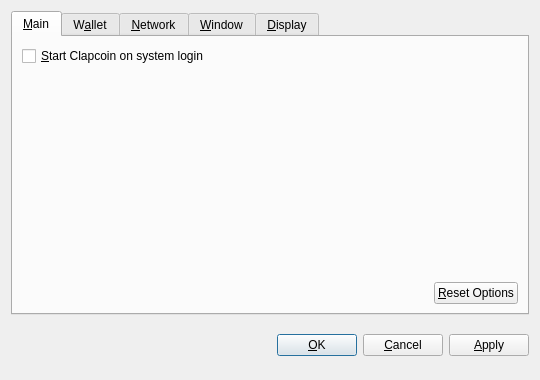
<?xml version="1.0" encoding="UTF-8"?>
<ui version="4.0">
 <class>OptionsDialog</class>
 <widget class="QDialog" name="OptionsDialog">
  <property name="geometry">
   <rect>
    <x>0</x>
    <y>0</y>
    <width>540</width>
    <height>380</height>
   </rect>
  </property>
  <property name="windowTitle">
   <string>Options</string>
  </property>
  <property name="modal">
   <bool>true</bool>
  </property>
  <layout class="QVBoxLayout" name="verticalLayout">
   <item>
    <widget class="QTabWidget" name="tabWidget">
     <property name="tabPosition">
      <enum>QTabWidget::North</enum>
     </property>
     <property name="currentIndex">
      <number>0</number>
     </property>
     <widget class="QWidget" name="tabMain">
      <attribute name="title">
       <string>&amp;Main</string>
      </attribute>
      <layout class="QVBoxLayout" name="verticalLayout_Main">
       <item>
        <widget class="QCheckBox" name="bitcoinAtStartup">
         <property name="toolTip">
          <string>Automatically start Clapcoin after logging in to the system.</string>
         </property>
         <property name="text">
          <string>&amp;Start Clapcoin on system login</string>
         </property>
        </widget>
       </item>
       <item>
        <spacer name="verticalSpacer_Main">
         <property name="orientation">
          <enum>Qt::Vertical</enum>
         </property>
         <property name="sizeHint" stdset="0">
          <size>
           <width>20</width>
           <height>40</height>
          </size>
         </property>
        </spacer>
       </item>
       <item>
        <layout class="QHBoxLayout" name="horizontalLayout_2_Main">
         <item>
          <spacer name="horizontalSpacer_2_Main">
           <property name="orientation">
            <enum>Qt::Horizontal</enum>
           </property>
           <property name="sizeHint" stdset="0">
            <size>
             <width>40</width>
             <height>20</height>
            </size>
           </property>
          </spacer>
         </item>
         <item>
          <widget class="QPushButton" name="resetButton">
           <property name="toolTip">
            <string>Reset all client options to default.</string>
           </property>
           <property name="text">
            <string>&amp;Reset Options</string>
           </property>
           <property name="autoDefault">
            <bool>false</bool>
           </property>
          </widget>
         </item>
        </layout>
       </item>
      </layout>
     </widget>
     <widget class="QWidget" name="tabWallet">
      <attribute name="title">
       <string>W&amp;allet</string>
      </attribute>
      <layout class="QVBoxLayout" name="verticalLayout_Network">
       <item>
        <widget class="QLabel" name="transactionFeeInfoLabel">
         <property name="text">
          <string>Optional transaction fee per kB that helps make sure your transactions are processed quickly. Most transactions are 1 kB.</string>
         </property>
         <property name="textFormat">
          <enum>Qt::PlainText</enum>
         </property>
         <property name="wordWrap">
          <bool>true</bool>
         </property>
        </widget>
       </item>
       <item>
        <layout class="QHBoxLayout" name="horizontalLayout_1_Main">
         <item>
          <widget class="QLabel" name="transactionFeeLabel">
           <property name="text">
            <string>Pay transaction &amp;fee</string>
           </property>
           <property name="textFormat">
            <enum>Qt::PlainText</enum>
           </property>
           <property name="buddy">
            <cstring>transactionFee</cstring>
           </property>
          </widget>
         </item>
         <item>
          <widget class="BitcoinAmountField" name="transactionFee"/>
         </item>
         <item>
          <spacer name="horizontalSpacer_1_Main">
           <property name="orientation">
            <enum>Qt::Horizontal</enum>
           </property>
           <property name="sizeHint" stdset="0">
            <size>
             <width>40</width>
             <height>20</height>
            </size>
           </property>
          </spacer>
         </item>
        </layout>
       </item>
       <item>
        <widget class="QLabel" name="label">
         <property name="text">
          <string>If you disable the spending of unconfirmed change, the change from a transaction cannot be used until that transaction has at least one confirmation. This also affects how your balance is computed.</string>
         </property>
         <property name="wordWrap">
          <bool>true</bool>
         </property>
        </widget>
       </item>
       <item>
        <widget class="QCheckBox" name="spendZeroConfChange">
         <property name="text">
          <string>Spend unconfirmed change  (experts only)</string>
         </property>
        </widget>
       </item>
       <item>
        <spacer name="verticalSpacer">
         <property name="orientation">
          <enum>Qt::Vertical</enum>
         </property>
         <property name="sizeHint" stdset="0">
          <size>
           <width>20</width>
           <height>40</height>
          </size>
         </property>
        </spacer>
       </item>
      </layout>
     </widget>
     <widget class="QWidget" name="tabNetwork">
      <attribute name="title">
       <string>&amp;Network</string>
      </attribute>
      <layout class="QVBoxLayout" name="verticalLayout_Network">
       <item>
        <widget class="QCheckBox" name="mapPortUpnp">
         <property name="toolTip">
          <string>Automatically open the Clapcoin client port on the router. This only works when your router supports UPnP and it is enabled.</string>
         </property>
         <property name="text">
          <string>Map port using &amp;UPnP</string>
         </property>
        </widget>
       </item>
       <item>
        <widget class="QCheckBox" name="connectSocks">
         <property name="toolTip">
          <string>Connect to the Clapcoin network through a SOCKS proxy (e.g. when connecting through Tor).</string>
         </property>
         <property name="text">
          <string>&amp;Connect through SOCKS proxy:</string>
         </property>
        </widget>
       </item>
       <item>
        <layout class="QHBoxLayout" name="horizontalLayout_Network">
         <item>
          <widget class="QLabel" name="proxyIpLabel">
           <property name="text">
            <string>Proxy &amp;IP:</string>
           </property>
           <property name="textFormat">
            <enum>Qt::PlainText</enum>
           </property>
           <property name="buddy">
            <cstring>proxyIp</cstring>
           </property>
          </widget>
         </item>
         <item>
          <widget class="QValidatedLineEdit" name="proxyIp">
           <property name="maximumSize">
            <size>
             <width>140</width>
             <height>16777215</height>
            </size>
           </property>
           <property name="toolTip">
            <string>IP address of the proxy (e.g. 127.0.0.1)</string>
           </property>
          </widget>
         </item>
         <item>
          <widget class="QLabel" name="proxyPortLabel">
           <property name="text">
            <string>&amp;Port:</string>
           </property>
           <property name="textFormat">
            <enum>Qt::PlainText</enum>
           </property>
           <property name="buddy">
            <cstring>proxyPort</cstring>
           </property>
          </widget>
         </item>
         <item>
          <widget class="QLineEdit" name="proxyPort">
           <property name="maximumSize">
            <size>
             <width>55</width>
             <height>16777215</height>
            </size>
           </property>
           <property name="toolTip">
            <string>Port of the proxy (e.g. 9050)</string>
           </property>
          </widget>
         </item>
         <item>
          <widget class="QLabel" name="socksVersionLabel">
           <property name="text">
            <string>SOCKS &amp;Version:</string>
           </property>
           <property name="textFormat">
            <enum>Qt::PlainText</enum>
           </property>
           <property name="buddy">
            <cstring>socksVersion</cstring>
           </property>
          </widget>
         </item>
         <item>
          <widget class="QValueComboBox" name="socksVersion">
           <property name="toolTip">
            <string>SOCKS version of the proxy (e.g. 5)</string>
           </property>
          </widget>
         </item>
         <item>
          <spacer name="horizontalSpacer_Network">
           <property name="orientation">
            <enum>Qt::Horizontal</enum>
           </property>
           <property name="sizeHint" stdset="0">
            <size>
             <width>40</width>
             <height>20</height>
            </size>
           </property>
          </spacer>
         </item>
        </layout>
       </item>
       <item>
        <spacer name="verticalSpacer_Network">
         <property name="orientation">
          <enum>Qt::Vertical</enum>
         </property>
         <property name="sizeHint" stdset="0">
          <size>
           <width>20</width>
           <height>40</height>
          </size>
         </property>
        </spacer>
       </item>
      </layout>
     </widget>
     <widget class="QWidget" name="tabWindow">
      <attribute name="title">
       <string>&amp;Window</string>
      </attribute>
      <layout class="QVBoxLayout" name="verticalLayout_Window">
       <item>
        <widget class="QCheckBox" name="minimizeToTray">
         <property name="toolTip">
          <string>Show only a tray icon after minimizing the window.</string>
         </property>
         <property name="text">
          <string>&amp;Minimize to the tray instead of the taskbar</string>
         </property>
        </widget>
       </item>
       <item>
        <widget class="QCheckBox" name="minimizeOnClose">
         <property name="toolTip">
          <string>Minimize instead of exit the application when the window is closed. When this option is enabled, the application will be closed only after selecting Quit in the menu.</string>
         </property>
         <property name="text">
          <string>M&amp;inimize on close</string>
         </property>
        </widget>
       </item>
       <item>
        <spacer name="verticalSpacer_Window">
         <property name="orientation">
          <enum>Qt::Vertical</enum>
         </property>
         <property name="sizeHint" stdset="0">
          <size>
           <width>20</width>
           <height>40</height>
          </size>
         </property>
        </spacer>
       </item>
      </layout>
     </widget>
     <widget class="QWidget" name="tabDisplay">
      <attribute name="title">
       <string>&amp;Display</string>
      </attribute>
      <layout class="QVBoxLayout" name="verticalLayout_Display">
       <item>
        <layout class="QHBoxLayout" name="horizontalLayout_1_Display">
         <item>
          <widget class="QLabel" name="langLabel">
           <property name="text">
            <string>User Interface &amp;language:</string>
           </property>
           <property name="textFormat">
            <enum>Qt::PlainText</enum>
           </property>
           <property name="buddy">
            <cstring>lang</cstring>
           </property>
          </widget>
         </item>
         <item>
          <widget class="QValueComboBox" name="lang">
           <property name="toolTip">
            <string>The user interface language can be set here. This setting will take effect after restarting Clapcoin.</string>
           </property>
          </widget>
         </item>
        </layout>
       </item>
       <item>
        <layout class="QHBoxLayout" name="horizontalLayout_2_Display">
         <item>
          <widget class="QLabel" name="unitLabel">
           <property name="text">
            <string>&amp;Unit to show amounts in:</string>
           </property>
           <property name="textFormat">
            <enum>Qt::PlainText</enum>
           </property>
           <property name="buddy">
            <cstring>unit</cstring>
           </property>
          </widget>
         </item>
         <item>
          <widget class="QValueComboBox" name="unit">
           <property name="toolTip">
            <string>Choose the default subdivision unit to show in the interface and when sending coins.</string>
           </property>
          </widget>
         </item>
        </layout>
       </item>
       <item>
        <widget class="QCheckBox" name="displayAddresses">
         <property name="toolTip">
          <string>Whether to show Clapcoin addresses in the transaction list or not.</string>
         </property>
         <property name="text">
          <string>&amp;Display addresses in transaction list</string>
         </property>
        </widget>
       </item>
       <item>
        <widget class="QCheckBox" name="coinControlFeatures">
         <property name="toolTip">
          <string>Whether to show coin control features or not.</string>
         </property>
         <property name="text">
          <string>Display coin &amp;control features (experts only!)</string>
         </property>
        </widget>
       </item>
       <item>
        <spacer name="verticalSpacer_Display">
         <property name="orientation">
          <enum>Qt::Vertical</enum>
         </property>
         <property name="sizeHint" stdset="0">
          <size>
           <width>20</width>
           <height>40</height>
          </size>
         </property>
        </spacer>
       </item>
      </layout>
     </widget>
    </widget>
   </item>
   <item>
    <layout class="QHBoxLayout" name="horizontalLayout_Buttons">
     <item>
      <spacer name="horizontalSpacer_1">
       <property name="orientation">
        <enum>Qt::Horizontal</enum>
       </property>
       <property name="sizeHint" stdset="0">
        <size>
         <width>40</width>
         <height>48</height>
        </size>
       </property>
      </spacer>
     </item>
     <item>
      <widget class="QLabel" name="statusLabel">
       <property name="font">
        <font>
         <weight>75</weight>
         <bold>true</bold>
        </font>
       </property>
       <property name="text">
        <string/>
       </property>
       <property name="textFormat">
        <enum>Qt::PlainText</enum>
       </property>
       <property name="wordWrap">
        <bool>true</bool>
       </property>
      </widget>
     </item>
     <item>
      <spacer name="horizontalSpacer_2">
       <property name="orientation">
        <enum>Qt::Horizontal</enum>
       </property>
       <property name="sizeHint" stdset="0">
        <size>
         <width>40</width>
         <height>48</height>
        </size>
       </property>
      </spacer>
     </item>
     <item>
      <widget class="QPushButton" name="okButton">
       <property name="text">
        <string>&amp;OK</string>
       </property>
      </widget>
     </item>
     <item>
      <widget class="QPushButton" name="cancelButton">
       <property name="text">
        <string>&amp;Cancel</string>
       </property>
       <property name="autoDefault">
        <bool>false</bool>
       </property>
      </widget>
     </item>
     <item>
      <widget class="QPushButton" name="applyButton">
       <property name="text">
        <string>&amp;Apply</string>
       </property>
       <property name="autoDefault">
        <bool>false</bool>
       </property>
      </widget>
     </item>
    </layout>
   </item>
  </layout>
 </widget>
 <customwidgets>
  <customwidget>
   <class>BitcoinAmountField</class>
   <extends>QSpinBox</extends>
   <header>bitcoinamountfield.h</header>
  </customwidget>
  <customwidget>
   <class>QValueComboBox</class>
   <extends>QComboBox</extends>
   <header>qvaluecombobox.h</header>
  </customwidget>
  <customwidget>
   <class>QValidatedLineEdit</class>
   <extends>QLineEdit</extends>
   <header>qvalidatedlineedit.h</header>
  </customwidget>
 </customwidgets>
 <resources/>
 <connections/>
</ui>
